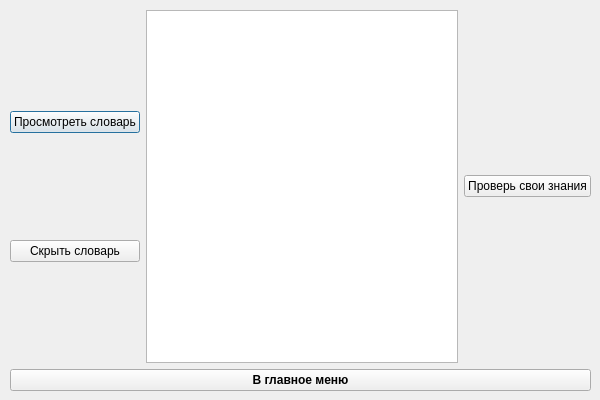
<?xml version="1.0" encoding="UTF-8"?>
<ui version="4.0">
 <class>NounsMenu</class>
 <widget class="QDialog" name="NounsMenu">
  <property name="geometry">
   <rect>
    <x>0</x>
    <y>0</y>
    <width>600</width>
    <height>400</height>
   </rect>
  </property>
  <property name="windowTitle">
   <string>Существительные</string>
  </property>
  <property name="windowIcon">
   <iconset>
    <normaloff>353a9a937bc4945eed556e5617806aab.png</normaloff>353a9a937bc4945eed556e5617806aab.png</iconset>
  </property>
  <widget class="QWidget" name="layoutWidget">
   <property name="geometry">
    <rect>
     <x>10</x>
     <y>10</y>
     <width>581</width>
     <height>381</height>
    </rect>
   </property>
   <layout class="QVBoxLayout" name="verticalLayout">
    <item>
     <layout class="QHBoxLayout" name="horizontalLayout">
      <item>
       <layout class="QVBoxLayout" name="verticalLayout_3">
        <item>
         <widget class="QPushButton" name="dic_show_Button">
          <property name="text">
           <string>Просмотреть словарь</string>
          </property>
         </widget>
        </item>
        <item>
         <widget class="QPushButton" name="hide_dic_Button">
          <property name="text">
           <string>Скрыть словарь</string>
          </property>
         </widget>
        </item>
       </layout>
      </item>
      <item>
       <widget class="QTextBrowser" name="textBrowser"/>
      </item>
      <item>
       <widget class="QPushButton" name="lets_test_Button">
        <property name="text">
         <string>Проверь свои знания</string>
        </property>
       </widget>
      </item>
     </layout>
    </item>
    <item>
     <widget class="QPushButton" name="menu_back_Button">
      <property name="font">
       <font>
        <weight>75</weight>
        <bold>true</bold>
       </font>
      </property>
      <property name="text">
       <string>В главное меню</string>
      </property>
     </widget>
    </item>
   </layout>
  </widget>
 </widget>
 <resources/>
 <connections/>
</ui>
